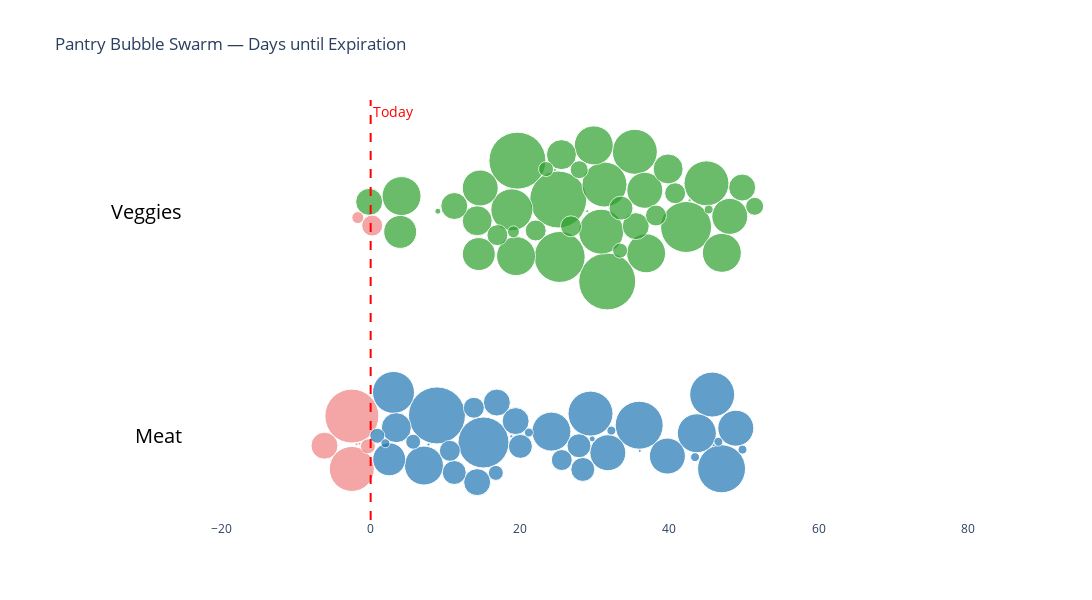

The notebook cell this image was saved under:
### Code cell
import numpy as np
import random
import math
import plotly.graph_objects as go
from datetime import datetime, timedelta
import pandas as pd

# --- Node class ---
class Node:
    def __init__(self, x, y, r, category, label, days_to_expire):
        self.x = x
        self.y = y
        self.vx = 0
        self.vy = 0
        self.r = r
        self.category = category
        self.label = label
        self.days_to_expire = days_to_expire

def jiggle():
    return (random.random() - 0.5) * 1e-6

# --- Collision ---
def force_collide(nodes, iterations=1, strength=1.0):
    n = len(nodes)
    for _ in range(iterations):
        for i in range(n):
            a = nodes[i]
            for j in range(i + 1, n):
                b = nodes[j]
                dx = (a.x + a.vx) - (b.x + b.vx)
                dy = (a.y + a.vy) - (b.y + b.vy)
                if dx == 0 and dy == 0:
                    dx = jiggle()
                    dy = jiggle()
                dist2 = dx*dx + dy*dy
                r = a.r + b.r
                if dist2 < r*r:
                    dist = math.sqrt(dist2)
                    if dist == 0:
                        dist = r - 1e-6
                    overlap = (r - dist) / dist * strength
                    dx *= overlap
                    dy *= overlap
                    w_a = b.r*b.r / (a.r*a.r + b.r*b.r)
                    w_b = 1 - w_a
                    a.vx += dx * w_a
                    a.vy += dy * w_a
                    b.vx -= dx * w_b
                    b.vy -= dy * w_b
    for node in nodes:
        node.x += node.vx
        node.y += node.vy
        node.vx *= 0.8
        node.vy *= 0.8

# --- Generate random pantry ---
np.random.seed(42)
products_df = pd.read_csv(r"C:\Users\broth\Documents\GitHub\team-no-food-waste-for-you\web_scraper\trader_joes_products_v2.csv")

def generate_random_pantry(products_df):
    meats = products_df[products_df['category'].str.contains("Meat, Seafood & Plant-Based", case=False, na=False)].sample(45, replace=True)
    veggies = products_df[products_df['category'].str.contains("Fresh Fruits & Veggies", case=False, na=False)].sample(45, replace=True)
    meats['category'] = "Meat"
    veggies['category'] = "Veggies"
    pantry = pd.concat([meats, veggies]).copy()
    pantry['quantity'] = np.random.randint(1, 20, len(pantry))
    pantry['expiration_date'] = [
        datetime.now() + timedelta(days=np.random.randint(-3, 50), hours=np.random.randint(0,24))
        for _ in range(len(pantry))
    ]
    pantry['days_to_expire'] = (pantry['expiration_date'] - pd.Timestamp.now()).dt.total_seconds() / 86400.0
    return pantry.reset_index(drop=True)

pantry_df = generate_random_pantry(products_df)

# --- Category bands ---
categories = pantry_df['category'].unique()
category_spacing = 30
targets = {cat: (0.5, 0.1 + i*category_spacing) for i, cat in enumerate(categories)}

# --- Nodes ---
pantry_df = pantry_df.sort_values('quantity', ascending=False)
nodes = []
for _, row in pantry_df.iterrows():
    nodes.append(Node(
        x=row['days_to_expire'],
        y=targets[row['category']][1] + np.random.uniform(-0.1, 0.1),
        r=row['quantity'] / 5,
        category=row['category'],
        label=row.get('product_name', ''),
        days_to_expire=row['days_to_expire']
    ))

# --- Gravity centers ---
def get_gravity_hub(x, hub_spacing=1.0):
    """Round to nearest hub (1 day spacing by default)."""
    return round(x / hub_spacing) * hub_spacing

# --- Force simulation with gravity hubs ---
for step in range(300):
    for node in nodes:
        cx, cy = targets[node.category]

        # Vertical pull toward category band
        node.vy += (cy - node.y) * 0.15

        # Pull toward nearest gravity hub (rounded days)
        hub_x = get_gravity_hub(node.days_to_expire, hub_spacing=1.0)
        node.vx += (hub_x - node.x) * 0.3

    # Repel overlapping nodes
    force_collide(nodes, iterations=5, strength=0.8)

# --- Colors ---
palette = ["#1f77b4","#2ca02c","#9467bd","#ff7f0e","#8c564b","#e377c2","#7f7f7f","#17becf","#bcbd22","#aec7e8"]
category_colors = {cat: palette[i % len(palette)] for i, cat in enumerate(categories)}

# --- Plot ---
fig = go.Figure()
fig.add_vline(
    x=0,
    line=dict(color="red", width=2, dash="dash"),
    annotation_text="Today",
    annotation_position="top right",
    annotation_font=dict(color="red", size=14)
)

marker_scale = 15

for cat in categories:
    x = [n.x for n in nodes if n.category==cat]
    y = [n.y for n in nodes if n.category==cat]
    r = [n.r * marker_scale for n in nodes if n.category==cat]
    colors = ["lightcoral" if n.days_to_expire < 0 else category_colors[cat] for n in nodes if n.category==cat]

    fig.add_trace(go.Scatter(
        x=x, y=y, mode="markers",
        marker=dict(size=r, color=colors, opacity=0.7, line=dict(width=1,color="white"), sizemode="diameter"),
        name=cat,
        text=[n.label for n in nodes if n.category==cat],
        customdata=[n.days_to_expire for n in nodes if n.category==cat],
        hovertemplate="<b>%{text}</b><br>Days until Expiration: %{customdata:.1f}<br>Qty: %{marker.size}<extra></extra>"
    ))

# Category labels
for cat in categories:
    fig.add_annotation(
        x=-25, y=targets[cat][1],
        text=cat, showarrow=False,
        xanchor="right", yanchor="middle",
        font=dict(size=20, color="black")
    )

# Expand X-axis
x_margin = 3
# --- Stretch X-axis range ---
x_margin = 8  # increase margin on each side for more spread
xmin = pantry_df['days_to_expire'].min() - x_margin
xmax = pantry_df['days_to_expire'].max() + x_margin

# Update X-axis
fig.update_xaxes(range=[xmin, xmax])
fig.update_layout(width=1400)  # make figure wider


# Layout
fig.update_layout(
    title="Pantry Bubble Swarm — Days until Expiration",
    xaxis=dict(showgrid=False, zeroline=False),
    yaxis=dict(showgrid=False, zeroline=False, showticklabels=False),
    plot_bgcolor="white",
    width=1200,
    height=600,
    showlegend=False
)
fig.update_yaxes(scaleanchor="x", scaleratio=1)
fig.show()

### Figure 1 — Plotly figure (JSON) as saved in the notebook; plotly's stock layout.template omitted (floating-point values rounded to 4 significant figures)
{"data": [{"customdata": [7.958, -1.917, 13.21, 36, 45.79, 28.92, -1.958, 45.17, 5.333, 24.88, 45.96, 8.25, 40.21, 31.25, 48.33, 0.9167, 5.208, -2.25, 13.67, 15.79, 16.12, 28.25, 12.62, 28.92, 20.17, 28, 15.08, 12.08, -0.2083, 12, 7.708, 1.167, 2.875, 48.04, 44.46, 31.75, 19.38, 48.67, 29.29, 19.17, 7.625, -1.167, 35.71, -2, 44.62], "hovertemplate": "<b>%{text}</b><br>Days until Expiration: %{customdata:.1f}<br>Qty: %{marker.size}<extra></extra>", "marker": {"color": ["#1f77b4", "lightcoral", "#1f77b4", "#1f77b4", "#1f77b4", "#1f77b4", "lightcoral", "#1f77b4", "#1f77b4", "#1f77b4", "#1f77b4", "#1f77b4", "#1f77b4", "#1f77b4", "#1f77b4", "#1f77b4", "#1f77b4", "lightcoral", "#1f77b4", "#1f77b4", "#1f77b4", "#1f77b4", "#1f77b4", "#1f77b4", "#1f77b4", "#1f77b4", "#1f77b4", "#1f77b4", "lightcoral", "#1f77b4", "#1f77b4", "#1f77b4", "#1f77b4", "#1f77b4", "#1f77b4", "#1f77b4", "#1f77b4", "#1f77b4", "#1f77b4", "#1f77b4", "#1f77b4", "lightcoral", "#1f77b4", "lightcoral", "#1f77b4"], "line": {"color": "white", "width": 1}, "opacity": 0.7, "size": [57, 54, 51, 48, 48, 45, 45, 45, 42, 39, 39, 39, 36, 36, 36, 33, 30, 27, 27, 27, 27, 24, 24, 24, 24, 21, 21, 21, 15, 15, 15, 15, 9, 9, 9, 9, 9, 9, 6, 3, 3, 3, 3, 3, 3], "sizemode": "diameter"}, "mode": "markers", "name": "Meat", "text": ["Organic Oven Roasted Turkey Breast", "All Natural Ground Chicken", "Grilled Chili Lime Chicken Breast", "BBQ Cut Fresh Atlantic Salmon Fillets", "Sliced Prosciutto", "Pollo Asado Autentico", "Organic Sweet Italian Chicken Sausage", "Fully Cooked Pork Belly", "Ground Lamb", "Organic Ground Beef 85/15", "Organic Grass Fed Tenderloin Steak", "Beef New York Strip Steak", "Organic Grass Fed NY Strip Steak Boneless", "Sweet Apple Chicken Sausage", "Salame di Parma Mild Salami", "Shaved Lamb Shoulder", "High Protein Organic Tofu", "Soppressata Uncured Salami", "Choice Premium Angus Beef Flank Steak", "Soy Chorizo", "Unexpected Cheddar Chicken Sausage", "Uncured Turkey Bacon", "Sweet Apple Chicken Sausage", "Shawarma Chicken Thighs", "Chicken Meatballs", "Organic Oven Roasted Turkey Breast", "Organic Grass Fed NY Strip Steak Boneless", "Organic Free Range Boneless Skinless Chicken Breasts", "Organic Grass Fed Tenderloin Steak", "Organic Grass Fed Tenderloin Steak", "Spatchcocked Lemon Rosemary Chicken", "Organic Hickory Smoked Turkey Breast", "Pollo Asado Autentico", "Shaved Lamb Shoulder", "Organic Firm Tofu", "Organic Firm Tofu", "Beef New York Strip Steak", "Fresh Atlantic Salmon Boneless Skinless Fillet", "Organic Chicken Nuggets", "Organic Ground Beef 85/15", "BBQ Cut Fresh Atlantic Salmon Fillets", "Ground Lamb", "Savory Herbed Chicken Thighs", "Sweet Apple Chicken Sausage", "Sliced Peppered Uncured Salami"], "type": "scatter", "x": [8.878, -2.516, 15.11, 35.96, 46.98, 29.44, -2.522, 45.73, 3.058, 24.2, 43.68, 7.138, 39.73, 31.76, 48.9, 2.482, 3.437, -6.177, 14.26, 16.9, 19.41, 28.41, 11.2, 27.89, 20.05, 25.6, 13.82, 10.61, -0.3616, 16.76, 5.698, 0.8909, 1.972, 46.56, 43.44, 32.23, 21.19, 49.79, 29.67, 18.83, 7.745, -1.504, 36.03, -1.894, 45.93], "y": [2.756, 2.667, -0.8709, 1.443, -4.388, 2.997, -4.409, 5.548, 5.834, 0.587, 0.3645, -3.959, -2.687, -2.241, 1.044, -3.12, 1.118, -1.298, -6.175, 4.48, 1.997, -4.476, -4.887, -1.309, -1.388, -3.218, 3.784, -1.984, -1.381, -4.939, -0.7677, 0.02522, -0.9685, -0.7704, -2.829, 0.7266, 0.4646, -1.822, -0.3824, -0.04148, -1.128, -1.026, -1.991, -1.114, -1.245]}, {"customdata": [21.08, 29.62, 27.08, 42.71, 27.88, 32.21, 45.29, 29.08, 29.54, 20.88, 4.25, 31.62, 18.54, 29.12, 44.75, 17.92, 47.88, 34.5, 4.042, 17.62, 18.92, 29.79, 36.79, 33.96, 0.08333, 48.42, 14.38, 31.33, 17, -0.3333, 37.12, 29.96, 40.54, 21.71, 49.21, 26.21, 25.67, 31.62, 16.96, -1.125, 45.67, 8.75, 24.58, 29.17, 42.83], "hovertemplate": "<b>%{text}</b><br>Days until Expiration: %{customdata:.1f}<br>Qty: %{marker.size}<extra></extra>", "marker": {"color": ["#2ca02c", "#2ca02c", "#2ca02c", "#2ca02c", "#2ca02c", "#2ca02c", "#2ca02c", "#2ca02c", "#2ca02c", "#2ca02c", "#2ca02c", "#2ca02c", "#2ca02c", "#2ca02c", "#2ca02c", "#2ca02c", "#2ca02c", "#2ca02c", "#2ca02c", "#2ca02c", "#2ca02c", "#2ca02c", "#2ca02c", "#2ca02c", "#2ca02c", "#2ca02c", "#2ca02c", "#2ca02c", "#2ca02c", "lightcoral", "#2ca02c", "#2ca02c", "#2ca02c", "#2ca02c", "#2ca02c", "#2ca02c", "#2ca02c", "#2ca02c", "#2ca02c", "lightcoral", "#2ca02c", "#2ca02c", "#2ca02c", "#2ca02c", "#2ca02c"], "line": {"color": "white", "width": 1}, "opacity": 0.7, "size": [57, 57, 57, 51, 51, 45, 45, 45, 45, 42, 39, 39, 39, 39, 39, 36, 36, 36, 33, 33, 30, 30, 30, 27, 27, 27, 27, 24, 21, 21, 21, 21, 21, 21, 18, 18, 15, 15, 12, 12, 9, 6, 3, 3, 3], "sizemode": "diameter"}, "mode": "markers", "name": "Veggies", "text": ["Hass Avocado", "Steamed Lentils", "Organic Pomegranate", "Cape Gooseberries", "Nectarines", "Honeycrisp Apples", "Trimmed Leeks", "Les Petites Carrots of Many Colors", "Organic Persian Cucumbers", "Organic Strawberries 1 Lb", "Organic Herb Salad Mix", "Cherry Tomatoes on the Vine", "Jicama Sticks", "Russet Potatoes", "Portabella Mushrooms", "Steamed Lentils", "Fruitful Medley", "Organic Sweet Potatoes", "Organic Brussels Sprouts", "Fresh Figs", "Cut Butternut Squash", "Organic Coleslaw Mix", "Russet Potatoes", "Organic Red Bell Peppers", "Delicata Squash", "Delicata Squash", "Organic Red Bell Peppers", "Strawberries 2 Lb", "Trimmed Leeks", "Orange Pumpkin", "Organic Pitted Medjool Dates", "Little Gem Lettuce", "Fresh Figs", "Shelled Edamame", "Fall Fantasy Pumpkin", "Trimmed Leeks", "Cherry Tomatoes on the Vine", "Organic Gold Potatoes", "Seedless Lemons", "Organic Sweet Potatoes", "Shelled Edamame", "Ready Veggies", "Organic Brussels Sprouts", "Persian Cucumbers", "Dutch Yellow Baby Potatoes"], "type": "scatter", "x": [19.65, 31.67, 25.11, 42.24, 25.31, 35.37, 44.97, 30.86, 31.31, 18.9, 4.133, 36.88, 19.47, 29.87, 47.03, 14.67, 48.09, 36.71, 3.957, 14.48, 14.27, 25.55, 39.83, 35.5, -0.1977, 49.75, 11.2, 33.52, 16.97, 0.2078, 38.2, 26.82, 40.77, 22.1, 51.42, 27.92, 23.49, 33.4, 19.13, -1.717, 45.27, 9.0, 24.67, 29.0, 42.69], "y": [36.87, 20.7, 31.67, 27.99, 23.98, 38.05, 33.83, 27.36, 33.67, 30.29, 32.13, 24.46, 24.09, 38.91, 24.52, 33.21, 29.41, 32.89, 27.33, 24.36, 28.82, 37.67, 35.76, 28.1, 31.35, 33.27, 30.79, 30.51, 26.89, 28.17, 29.53, 28.08, 32.5, 27.52, 30.75, 35.66, 35.74, 24.83, 27.34, 29.24, 30.33, 30.1, 35.62, 30.1, 31.57]}], "layout": {"annotations": [{"font": {"color": "red", "size": 14}, "showarrow": false, "text": "Today", "x": 0, "xanchor": "left", "xref": "x", "y": 1, "yanchor": "top", "yref": "y domain"}, {"font": {"color": "black", "size": 20}, "showarrow": false, "text": "Meat", "x": -25, "xanchor": "right", "y": 0.1, "yanchor": "middle"}, {"font": {"color": "black", "size": 20}, "showarrow": false, "text": "Veggies", "x": -25, "xanchor": "right", "y": 30.1, "yanchor": "middle"}], "height": 600, "plot_bgcolor": "white", "shapes": [{"line": {"color": "red", "dash": "dash", "width": 2}, "type": "line", "x0": 0, "x1": 0, "xref": "x", "y0": 0, "y1": 1, "yref": "y domain"}], "showlegend": false, "title": {"text": "Pantry Bubble Swarm — Days until Expiration"}, "width": 1200, "xaxis": {"range": [-10.25, 57.21], "showgrid": false, "zeroline": false}, "yaxis": {"scaleanchor": "x", "scaleratio": 1, "showgrid": false, "showticklabels": false, "zeroline": false}}}
